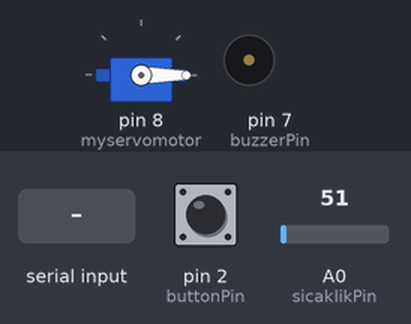
A sketch run on a simulated Arduino Uno, built with avr-gcc and run on an emulated ATmega328P. On the bench: servo, buzzer (waves = sounding, pin HIGH). The inputs (shaded band) are chosen by the test bench; at power-on: pin 2 (buttonPin) LOW, A0 (sicaklikPin) = 51. At 12.9 s the program stops and its outputs stay as they are.

Above: at 1.2 s.
1.3 s: pin 2 (buttonPin) pulled HIGH for 0.15 s
At 2.2 s:
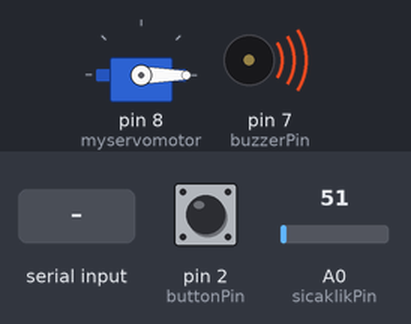
3.9 s: "1" received over the second serial link
At 5.1 s:
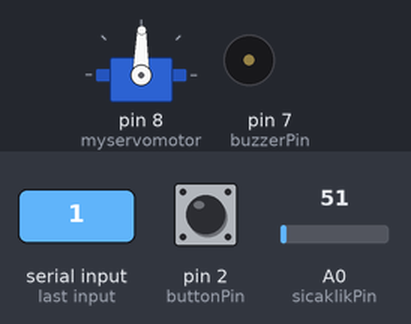
5.4 s: pin 2 (buttonPin) pulled HIGH for 1 s
At 5.8 s:
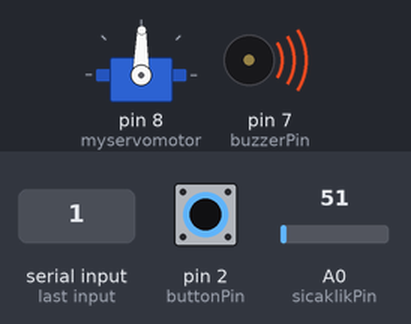
8.0 s: pin 2 (buttonPin) pulled HIGH for 3.2 s
At 12.4 s:
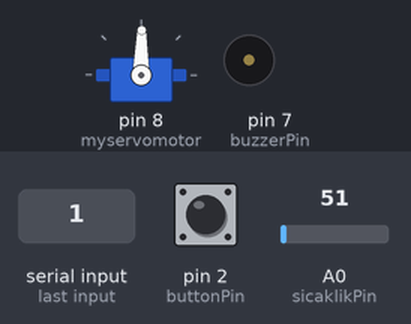
12.9 s: "0" received over the second serial link
At 14.1 s:
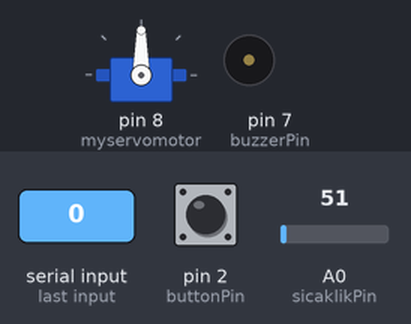
Timing chart, 0 to 14.4 s (numbered marks = the images above; inputs shaded):
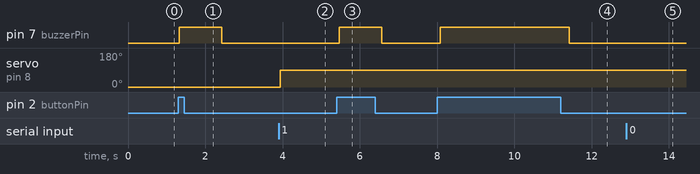

The sketch:

ak_ll__ev.ino
```cpp
#include <SoftwareSerial.h> // gerekli olan kütüphane.
#include <Servo.h> // servomotor için gerekli olan kütüphane

 Servo myservomotor; // sınıfın bir örneğini aldık
 SoftwareSerial myBluetooth(10, 11); // Bluetooth modülün RX, TX ayakları 10 ve 11 e bağlanacak.
 int ledPinOpen=5; // 5. pin led çıkış olacak.
 int ledPinClose=6; // 6. pin led çıkış olacak.
 int ledPinBell=4; // 6. pin led çıkış olacak.
 int buzzerPin=7; // 7. pin buzzer çıkış olacak.
 int buttonPin=2; // 2. pin button giriş olacak.
 char deger; // Android uygulamadan gelecek olan değer
 int buttonState = 0;
 float sicaklik;
 float gerilim;
 int sicaklikPin = 0; // analog giriş

void setup() {
Serial.begin(9600);
myservomotor.attach(8);             // arduinonun 8. pinini servo çıkış olacak.
myservomotor.write(0);               // motoru çev
myBluetooth.begin(9600);          // 10 ve 11 den okuma başlasın.
pinMode(buzzerPin,OUTPUT);   // çıkış olacak
pinMode(buttonPin,INPUT);      // giriş olacak
digitalWrite(ledPinClose,HIGH);
}

void loop() {
gerilim = analogRead(sicaklikPin); // analog degeri oku
gerilim = (gerilim/1023)*5000;        // analog deger mv ye çevirir.
sicaklik = gerilim/10.0;                         // celciusa çevirip sicakliğa atadık.

buttonState = digitalRead(buttonPin);  // butondan gelen degeri oku
   if (myBluetooth.available())                         // bluetooth bağlantısı varsa
   {
deger=myBluetooth.read();    // bluetooth'tan gelen degeri oku

if(deger == '1'){ // gelen değer 1 ise
myBluetooth.println("Kapi Acildi");         // bluetooth üzerinden değer döndür.  bu dönen değeri android uygulamasında görülür
for(int derece = 0; derece < 90; derece++){
myservomotor.write(derece);                // motoru çevir
        }
   }
if (deger == '0'){
digitalWrite(ledPinOpen,0); // ledi sondur
digitalWrite(ledPinClose,1); // ledi yak
myBluetooth.println("Kapi Kapandi");
for(int derece = 90; derece > 1; derece){ // 90 derecelik açı yap
myservomotor.write(derece); // motoru çevir
      }
   }
 if(deger == '2')
  {
myBluetooth.print("Ortam sicakligi ");
myBluetooth.print(sicaklik);
myBluetooth.print(" derecedir.");
   }
}
if (buttonState == HIGH) {
myBluetooth.println("Kapi Zili Caldi");
digitalWrite(buzzerPin, HIGH);
delay(1000);
}
else {
digitalWrite(buzzerPin, LOW);
digitalWrite(ledPinBell, LOW);
}
delay(100);   // bir sonraki veriyi hazırlamak için

}
```

Measured:
- after the input at 1.3 s, pin 7 (buzzerPin): LOW → HIGH at once, → LOW 1.1 s later
- after the input at 3.9 s, servo on pin 8 (myservomotor): 0° → 89° at once
- after the input at 5.4 s, pin 7 (buzzerPin): LOW → HIGH after 0.07 s, → LOW 1.1 s later
- after the input at 8.0 s, pin 7 (buzzerPin): LOW → HIGH after 0.09 s, → LOW 3.3 s later
- after the input at 12.9 s, servo on pin 8 (myservomotor): 89° → 90° at once
